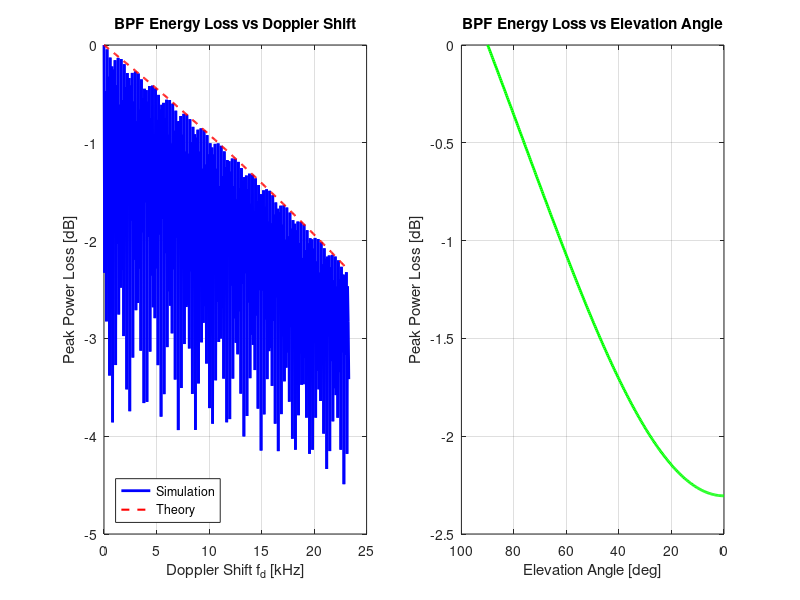

MATLAB code to generate this figure:
clear; close all; clc;

SF = 12;
M  = 2^SF;
BW = 100e3;
Fs = BW;
df = BW / M;

v_sat   = 7600;
f_c     = 920e6;
c_light = 3e8;
fd_max  = (v_sat / c_light) * f_c;

n  = (0:M-1)';
up = exp(1j * pi * n.^2 / M);
dn = conj(up);

fd_vals = linspace(0, fd_max, 400);
peak_pw = zeros(1, 400);

for k = 1:400
    fd = fd_vals(k);
    rx = up .* exp(1j * 2*pi * (fd/Fs) * n);
    n_valid = max(0, floor(M * (1 - fd/BW)));
    rx(n_valid+1:end) = 0;
    pw = abs(fft(rx .* dn)).^2;
    peak_pw(k) = max(pw);
end

loss_sim  = 10 * log10(peak_pw / peak_pw(1));
loss_theo = 20 * log10(1 - fd_vals / BW);

elev      = linspace(0, 90, 300);
fd_elev   = (v_sat / c_light) * f_c * cosd(elev);
loss_elev = 20 * log10(1 - fd_elev / BW);

figure('Position', [100 100 900 400]);

subplot(1,2,1);
plot(fd_vals/1e3, loss_sim,  'b-',  'LineWidth', 2); hold on;
plot(fd_vals/1e3, loss_theo, 'r--', 'LineWidth', 1.5);
xlabel('Doppler Shift f_d [kHz]');
ylabel('Peak Power Loss [dB]');
title('BPF Energy Loss vs Doppler Shift');
legend('Simulation', 'Theory', 'Location', 'southwest');
grid on;

subplot(1,2,2);
plot(elev, loss_elev, 'g-', 'LineWidth', 2);
set(gca, 'XDir', 'reverse');
xlabel('Elevation Angle [deg]');
ylabel('Peak Power Loss [dB]');
title('BPF Energy Loss vs Elevation Angle');
grid on;
